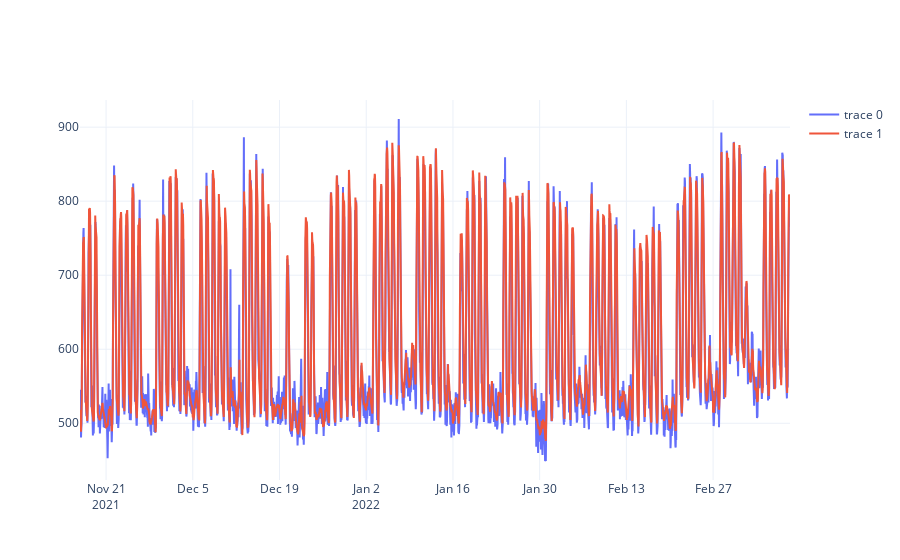

Notebook code for this chart:
### Code cell
p2 = go.Figure()
p2.add_trace(go.Scatter(x = df_result.index, y = df_result.value))
p2.add_trace(go.Scatter(x = df_result.index, y = df_result.predictions))

### Figure 1 — Plotly figure (JSON) as saved in the notebook; plotly's stock layout.template omitted (floating-point values rounded to 4 significant figures; data arrays with more than 128 entries replaced by an {"elided": "..."} marker saying what was removed)
{"data": [{"type": "scatter", "x": {"elided": "2752 str values"}, "y": {"elided": "2752 float values"}}, {"type": "scatter", "x": {"elided": "2752 str values"}, "y": {"elided": "2752 float values"}}], "layout": {}}
